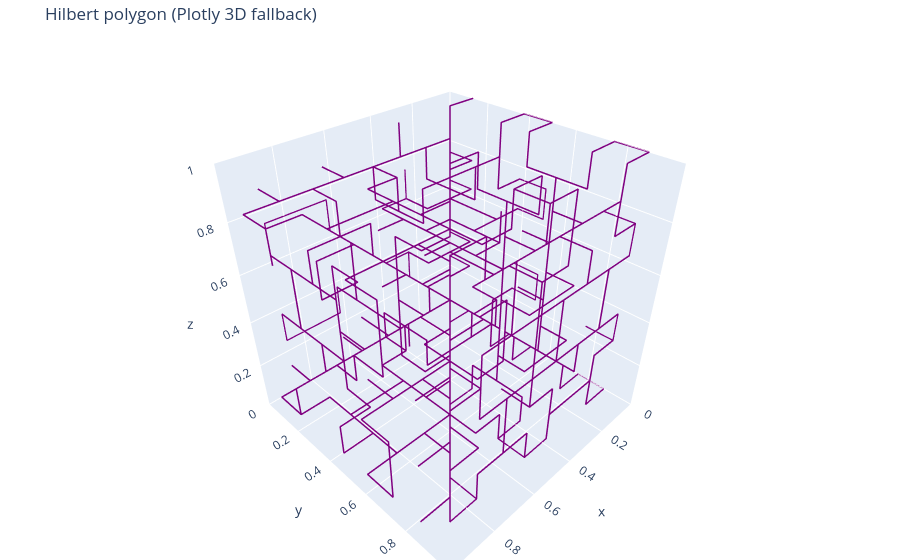
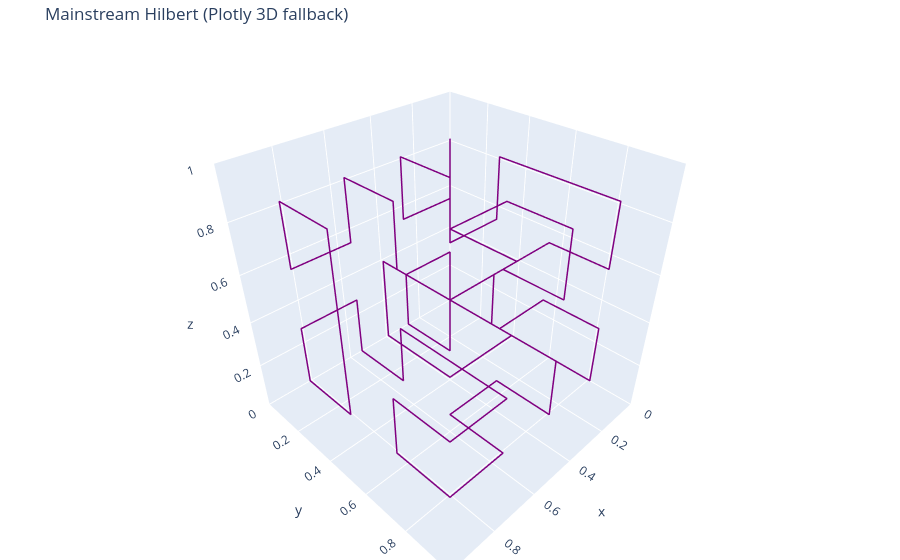
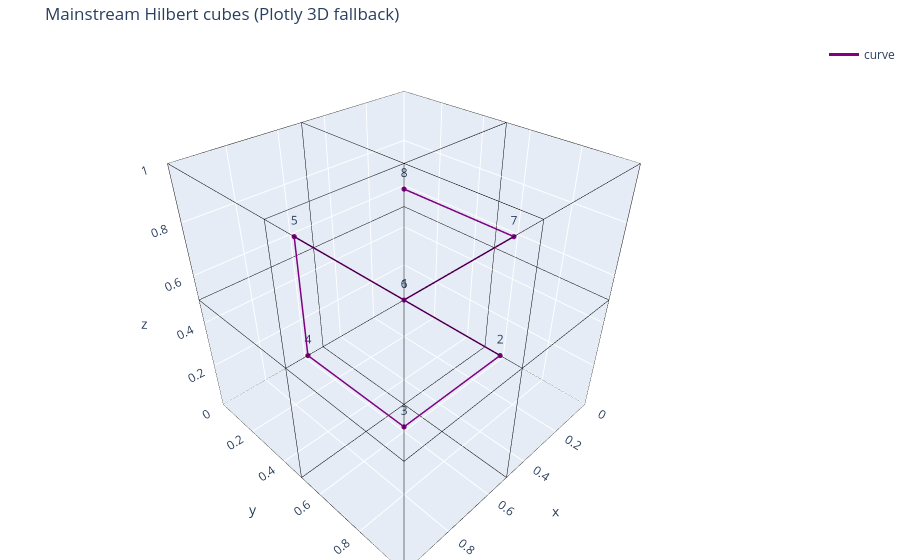

Notebook source saved alongside these figures, in order:
### Markdown cell above
## Vykresleni grafu 3D Hilbertovy krivky

### Code cell
h2d.plot_hilbert_polygon(3)
h2d.plot_mainstream_hilbert(2)
h2d.plot_mainstream_hilbert_cubes(1)

### Figure 1 — Plotly figure (JSON) as saved in the notebook; plotly's stock layout.template omitted (floating-point values rounded to 4 significant figures; data arrays with more than 128 entries replaced by an {"elided": "..."} marker saying what was removed)
{"data": [{"line": {"color": "purple", "width": 3}, "mode": "lines", "name": "curve", "type": "scatter3d", "x": {"elided": "512 float values"}, "y": {"elided": "512 float values"}, "z": {"elided": "512 float values"}}], "layout": {"margin": {"b": 0, "l": 0, "r": 0, "t": 40}, "scene": {"aspectmode": "cube", "xaxis": {"range": [0, 1]}, "yaxis": {"range": [0, 1]}, "zaxis": {"range": [0, 1]}}, "title": {"text": "Hilbert polygon (Plotly 3D fallback)"}}}

### Figure 2 — Plotly figure (JSON) as saved in the notebook; plotly's stock layout.template omitted (floating-point values rounded to 4 significant figures)
{"data": [{"line": {"color": "purple", "width": 3}, "mode": "lines", "name": "curve", "type": "scatter3d", "x": [0.125, 0.125, 0.375, 0.375, 0.375, 0.375, 0.125, 0.125, 0.125, 0.125, 0.125, 0.125, 0.375, 0.375, 0.375, 0.375, 0.625, 0.625, 0.875, 0.875, 0.875, 0.875, 0.625, 0.625, 0.625, 0.625, 0.625, 0.625, 0.875, 0.875, 0.875, 0.875, 0.875, 0.875, 0.875, 0.875, 0.625, 0.625, 0.625, 0.625, 0.625, 0.625, 0.875, 0.875, 0.875, 0.875, 0.625, 0.625, 0.375, 0.375, 0.375, 0.375, 0.125, 0.125, 0.125, 0.125, 0.125, 0.125, 0.375, 0.375, 0.375, 0.375, 0.125, 0.125], "y": [0.125, 0.125, 0.125, 0.125, 0.375, 0.375, 0.375, 0.375, 0.625, 0.875, 0.875, 0.625, 0.625, 0.875, 0.875, 0.625, 0.625, 0.875, 0.875, 0.625, 0.625, 0.875, 0.875, 0.625, 0.375, 0.375, 0.125, 0.125, 0.125, 0.125, 0.375, 0.375, 0.375, 0.375, 0.125, 0.125, 0.125, 0.125, 0.375, 0.375, 0.625, 0.875, 0.875, 0.625, 0.625, 0.875, 0.875, 0.625, 0.625, 0.875, 0.875, 0.625, 0.625, 0.875, 0.875, 0.625, 0.375, 0.375, 0.375, 0.375, 0.125, 0.125, 0.125, 0.125], "z": [0.125, 0.375, 0.375, 0.125, 0.125, 0.375, 0.375, 0.125, 0.125, 0.125, 0.375, 0.375, 0.375, 0.375, 0.125, 0.125, 0.125, 0.125, 0.125, 0.125, 0.375, 0.375, 0.375, 0.375, 0.375, 0.125, 0.125, 0.375, 0.375, 0.125, 0.125, 0.375, 0.625, 0.875, 0.875, 0.625, 0.625, 0.875, 0.875, 0.625, 0.625, 0.625, 0.625, 0.625, 0.875, 0.875, 0.875, 0.875, 0.875, 0.875, 0.625, 0.625, 0.625, 0.625, 0.875, 0.875, 0.875, 0.625, 0.625, 0.875, 0.875, 0.625, 0.625, 0.875]}], "layout": {"margin": {"b": 0, "l": 0, "r": 0, "t": 40}, "scene": {"aspectmode": "cube", "xaxis": {"range": [0, 1]}, "yaxis": {"range": [0, 1]}, "zaxis": {"range": [0, 1]}}, "title": {"text": "Mainstream Hilbert (Plotly 3D fallback)"}}}

### Figure 3 — Plotly figure (JSON) as saved in the notebook; plotly's stock layout.template omitted (floating-point values rounded to 4 significant figures)
{"data": [{"line": {"color": "purple", "width": 3}, "marker": {"color": "purple", "size": 3}, "mode": "lines+markers", "name": "curve", "type": "scatter3d", "x": [0.25, 0.25, 0.75, 0.75, 0.75, 0.75, 0.25, 0.25], "y": [0.25, 0.75, 0.75, 0.25, 0.25, 0.75, 0.75, 0.25], "z": [0.25, 0.25, 0.25, 0.25, 0.75, 0.75, 0.75, 0.75]}, {"line": {"color": "black", "width": 1}, "mode": "lines", "showlegend": false, "type": "scatter3d", "x": [0, 1], "y": [0, 0], "z": [0, 0]}, {"line": {"color": "black", "width": 1}, "mode": "lines", "showlegend": false, "type": "scatter3d", "x": [0, 1], "y": [0, 0], "z": [0.5, 0.5]}, {"line": {"color": "black", "width": 1}, "mode": "lines", "showlegend": false, "type": "scatter3d", "x": [0, 1], "y": [0, 0], "z": [1, 1]}, {"line": {"color": "black", "width": 1}, "mode": "lines", "showlegend": false, "type": "scatter3d", "x": [0, 1], "y": [0.5, 0.5], "z": [0, 0]}, {"line": {"color": "black", "width": 1}, "mode": "lines", "showlegend": false, "type": "scatter3d", "x": [0, 1], "y": [0.5, 0.5], "z": [0.5, 0.5]}, {"line": {"color": "black", "width": 1}, "mode": "lines", "showlegend": false, "type": "scatter3d", "x": [0, 1], "y": [0.5, 0.5], "z": [1, 1]}, {"line": {"color": "black", "width": 1}, "mode": "lines", "showlegend": false, "type": "scatter3d", "x": [0, 1], "y": [1, 1], "z": [0, 0]}, {"line": {"color": "black", "width": 1}, "mode": "lines", "showlegend": false, "type": "scatter3d", "x": [0, 1], "y": [1, 1], "z": [0.5, 0.5]}, {"line": {"color": "black", "width": 1}, "mode": "lines", "showlegend": false, "type": "scatter3d", "x": [0, 1], "y": [1, 1], "z": [1, 1]}, {"line": {"color": "black", "width": 1}, "mode": "lines", "showlegend": false, "type": "scatter3d", "x": [0, 0], "y": [0, 1], "z": [0, 0]}, {"line": {"color": "black", "width": 1}, "mode": "lines", "showlegend": false, "type": "scatter3d", "x": [0, 0], "y": [0, 1], "z": [0.5, 0.5]}, {"line": {"color": "black", "width": 1}, "mode": "lines", "showlegend": false, "type": "scatter3d", "x": [0, 0], "y": [0, 1], "z": [1, 1]}, {"line": {"color": "black", "width": 1}, "mode": "lines", "showlegend": false, "type": "scatter3d", "x": [0.5, 0.5], "y": [0, 1], "z": [0, 0]}, {"line": {"color": "black", "width": 1}, "mode": "lines", "showlegend": false, "type": "scatter3d", "x": [0.5, 0.5], "y": [0, 1], "z": [0.5, 0.5]}, {"line": {"color": "black", "width": 1}, "mode": "lines", "showlegend": false, "type": "scatter3d", "x": [0.5, 0.5], "y": [0, 1], "z": [1, 1]}, {"line": {"color": "black", "width": 1}, "mode": "lines", "showlegend": false, "type": "scatter3d", "x": [1, 1], "y": [0, 1], "z": [0, 0]}, {"line": {"color": "black", "width": 1}, "mode": "lines", "showlegend": false, "type": "scatter3d", "x": [1, 1], "y": [0, 1], "z": [0.5, 0.5]}, {"line": {"color": "black", "width": 1}, "mode": "lines", "showlegend": false, "type": "scatter3d", "x": [1, 1], "y": [0, 1], "z": [1, 1]}, {"line": {"color": "black", "width": 1}, "mode": "lines", "showlegend": false, "type": "scatter3d", "x": [0, 0], "y": [0, 0], "z": [0, 1]}, {"line": {"color": "black", "width": 1}, "mode": "lines", "showlegend": false, "type": "scatter3d", "x": [0, 0], "y": [0.5, 0.5], "z": [0, 1]}, {"line": {"color": "black", "width": 1}, "mode": "lines", "showlegend": false, "type": "scatter3d", "x": [0, 0], "y": [1, 1], "z": [0, 1]}, {"line": {"color": "black", "width": 1}, "mode": "lines", "showlegend": false, "type": "scatter3d", "x": [0.5, 0.5], "y": [0, 0], "z": [0, 1]}, {"line": {"color": "black", "width": 1}, "mode": "lines", "showlegend": false, "type": "scatter3d", "x": [0.5, 0.5], "y": [0.5, 0.5], "z": [0, 1]}, {"line": {"color": "black", "width": 1}, "mode": "lines", "showlegend": false, "type": "scatter3d", "x": [0.5, 0.5], "y": [1, 1], "z": [0, 1]}, {"line": {"color": "black", "width": 1}, "mode": "lines", "showlegend": false, "type": "scatter3d", "x": [1, 1], "y": [0, 0], "z": [0, 1]}, {"line": {"color": "black", "width": 1}, "mode": "lines", "showlegend": false, "type": "scatter3d", "x": [1, 1], "y": [0.5, 0.5], "z": [0, 1]}, {"line": {"color": "black", "width": 1}, "mode": "lines", "showlegend": false, "type": "scatter3d", "x": [1, 1], "y": [1, 1], "z": [0, 1]}, {"mode": "text", "showlegend": false, "text": ["1", "2", "3", "4", "5", "6", "7", "8"], "textposition": "top center", "type": "scatter3d", "x": [0.25, 0.25, 0.75, 0.75, 0.75, 0.75, 0.25, 0.25], "y": [0.25, 0.75, 0.75, 0.25, 0.25, 0.75, 0.75, 0.25], "z": [0.25, 0.25, 0.25, 0.25, 0.75, 0.75, 0.75, 0.75]}], "layout": {"margin": {"b": 0, "l": 0, "r": 0, "t": 40}, "scene": {"aspectmode": "cube", "xaxis": {"range": [0, 1]}, "yaxis": {"range": [0, 1]}, "zaxis": {"range": [0, 1]}}, "title": {"text": "Mainstream Hilbert cubes (Plotly 3D fallback)"}}}
